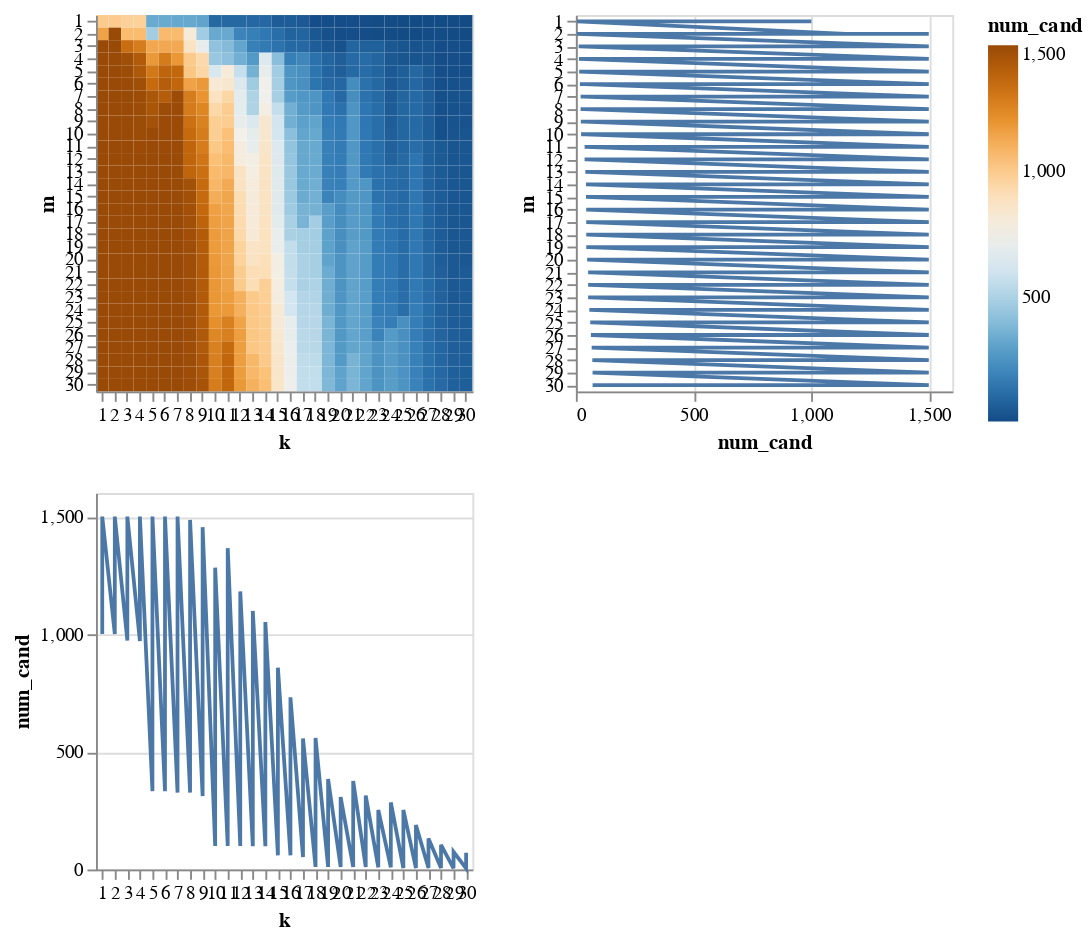

Notebook code cell kept with this figure:
### Code cell
selectorM = alt.selection_single(fields=['m'])
selectorK = alt.selection_single(fields=['k'])
selectorKM = alt.selection_single(fields=['k', 'm'])

col = alt.Color('num_cand:Q', scale=alt.Scale(scheme='blueorange'))
color = alt.condition(((alt.datum.k <= selectorKM.k) & (alt.datum.k >= selectorKM.k)) 
                      | ((alt.datum.m <= selectorKM.m) & (alt.datum.m >= selectorKM.m)),
                      alt.value('lightgray'), col)

base = alt.Chart(source).transform_calculate(
    k = 'datum.k+1',
    m = 'datum.m+1'
).properties(width=200, height=200)

heatmap = base.mark_rect().encode(
    x=alt.X('k:O', axis=alt.Axis(labelAngle=0)),
    y='m:O',
    color=color
).add_selection(selectorM).add_selection(selectorK).add_selection(selectorKM)

lineK = base.mark_line().encode(
    x=alt.X('k:O', axis=alt.Axis(labelAngle=0)),
    y='num_cand:Q'
).transform_filter(selectorM)

lineM = base.mark_line().encode(
    y='m:O',
    x='num_cand:Q'
).transform_filter(selectorK)

(heatmap | lineM) & lineK

### Figure 1 — Vega-Lite specification as saved in the notebook (floating-point values rounded to 4 significant figures; data arrays with more than 128 entries replaced by an {"elided": "..."} marker saying what was removed)
{"config": {"view": {"continuousWidth": 400, "continuousHeight": 300}}, "vconcat": [{"hconcat": [{"mark": "rect", "encoding": {"color": {"type": "quantitative", "condition": {"value": "lightgray", "test": "(((datum.k <= selector155.k) && (datum.k >= selector155.k)) || ((datum.m <= selector155.m) && (datum.m >= selector155.m)))"}, "field": "num_cand", "scale": {"scheme": "blueorange"}}, "x": {"type": "ordinal", "axis": {"labelAngle": 0}, "field": "k"}, "y": {"type": "ordinal", "field": "m"}}, "height": 200, "selection": {"selector153": {"type": "single", "fields": ["m"]}, "selector154": {"type": "single", "fields": ["k"]}, "selector155": {"type": "single", "fields": ["k", "m"]}}, "transform": [{"calculate": "datum.k+1", "as": "k"}, {"calculate": "datum.m+1", "as": "m"}], "width": 200}, {"mark": "line", "encoding": {"x": {"type": "quantitative", "field": "num_cand"}, "y": {"type": "ordinal", "field": "m"}}, "height": 200, "transform": [{"calculate": "datum.k+1", "as": "k"}, {"calculate": "datum.m+1", "as": "m"}, {"filter": {"selection": "selector154"}}], "width": 200}]}, {"mark": "line", "encoding": {"x": {"type": "ordinal", "axis": {"labelAngle": 0}, "field": "k"}, "y": {"type": "quantitative", "field": "num_cand"}}, "height": 200, "transform": [{"calculate": "datum.k+1", "as": "k"}, {"calculate": "datum.m+1", "as": "m"}, {"filter": {"selection": "selector153"}}], "width": 200}], "data": {"name": "data-28da797c948a29fecbfbc8b296c69f4b"}, "$schema": "https://vega.github.io/schema/vega-lite/v4.8.1.json", "datasets": {"data-28da797c948a29fecbfbc8b296c69f4b": {"elided": "900 records"}}}
